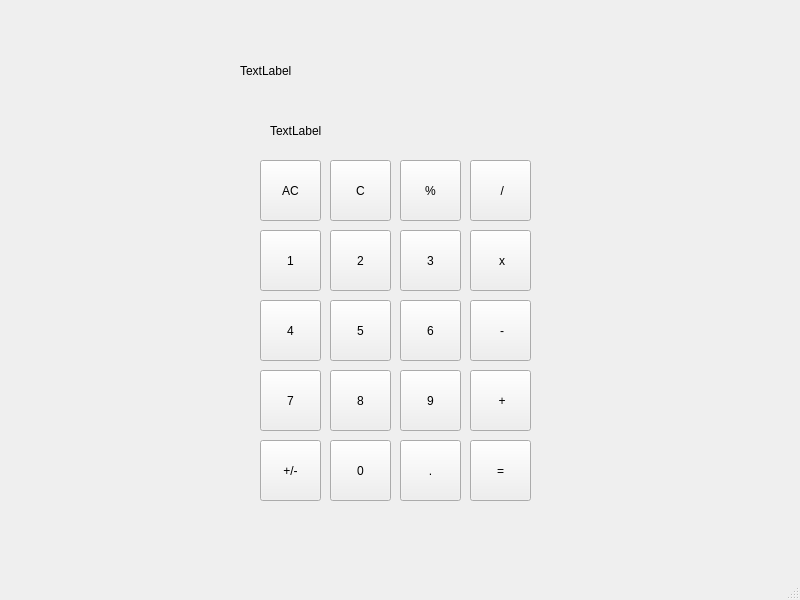
<?xml version="1.0" encoding="UTF-8"?>
<ui version="4.0">
 <class>MainWindow</class>
 <widget class="QMainWindow" name="MainWindow">
  <property name="geometry">
   <rect>
    <x>0</x>
    <y>0</y>
    <width>800</width>
    <height>600</height>
   </rect>
  </property>
  <property name="windowTitle">
   <string>MainWindow</string>
  </property>
  <widget class="QWidget" name="centralwidget">
   <widget class="QPushButton" name="pushButton_1">
    <property name="geometry">
     <rect>
      <x>260</x>
      <y>160</y>
      <width>61</width>
      <height>61</height>
     </rect>
    </property>
    <property name="text">
     <string>AC</string>
    </property>
   </widget>
   <widget class="QLabel" name="label">
    <property name="geometry">
     <rect>
      <x>240</x>
      <y>30</y>
      <width>321</width>
      <height>81</height>
     </rect>
    </property>
    <property name="text">
     <string>TextLabel</string>
    </property>
   </widget>
   <widget class="QPushButton" name="pushButton_2">
    <property name="geometry">
     <rect>
      <x>330</x>
      <y>160</y>
      <width>61</width>
      <height>61</height>
     </rect>
    </property>
    <property name="text">
     <string>C</string>
    </property>
   </widget>
   <widget class="QPushButton" name="pushButton_3">
    <property name="geometry">
     <rect>
      <x>400</x>
      <y>160</y>
      <width>61</width>
      <height>61</height>
     </rect>
    </property>
    <property name="text">
     <string>%</string>
    </property>
   </widget>
   <widget class="QPushButton" name="pushButton_4">
    <property name="geometry">
     <rect>
      <x>470</x>
      <y>160</y>
      <width>61</width>
      <height>61</height>
     </rect>
    </property>
    <property name="text">
     <string> /</string>
    </property>
   </widget>
   <widget class="QPushButton" name="pushButton_5">
    <property name="geometry">
     <rect>
      <x>260</x>
      <y>230</y>
      <width>61</width>
      <height>61</height>
     </rect>
    </property>
    <property name="text">
     <string>1</string>
    </property>
   </widget>
   <widget class="QPushButton" name="pushButton_6">
    <property name="geometry">
     <rect>
      <x>330</x>
      <y>230</y>
      <width>61</width>
      <height>61</height>
     </rect>
    </property>
    <property name="text">
     <string>2</string>
    </property>
   </widget>
   <widget class="QPushButton" name="pushButton_7">
    <property name="geometry">
     <rect>
      <x>400</x>
      <y>230</y>
      <width>61</width>
      <height>61</height>
     </rect>
    </property>
    <property name="text">
     <string>3</string>
    </property>
   </widget>
   <widget class="QPushButton" name="pushButton_8">
    <property name="geometry">
     <rect>
      <x>470</x>
      <y>230</y>
      <width>61</width>
      <height>61</height>
     </rect>
    </property>
    <property name="text">
     <string> x</string>
    </property>
   </widget>
   <widget class="QPushButton" name="pushButton_9">
    <property name="geometry">
     <rect>
      <x>260</x>
      <y>300</y>
      <width>61</width>
      <height>61</height>
     </rect>
    </property>
    <property name="text">
     <string>4</string>
    </property>
   </widget>
   <widget class="QPushButton" name="pushButton_10">
    <property name="geometry">
     <rect>
      <x>330</x>
      <y>300</y>
      <width>61</width>
      <height>61</height>
     </rect>
    </property>
    <property name="text">
     <string>5</string>
    </property>
   </widget>
   <widget class="QPushButton" name="pushButton_11">
    <property name="geometry">
     <rect>
      <x>400</x>
      <y>300</y>
      <width>61</width>
      <height>61</height>
     </rect>
    </property>
    <property name="text">
     <string>6</string>
    </property>
   </widget>
   <widget class="QPushButton" name="pushButton_12">
    <property name="geometry">
     <rect>
      <x>470</x>
      <y>300</y>
      <width>61</width>
      <height>61</height>
     </rect>
    </property>
    <property name="text">
     <string> -</string>
    </property>
   </widget>
   <widget class="QPushButton" name="pushButton_13">
    <property name="geometry">
     <rect>
      <x>260</x>
      <y>370</y>
      <width>61</width>
      <height>61</height>
     </rect>
    </property>
    <property name="text">
     <string>7</string>
    </property>
   </widget>
   <widget class="QPushButton" name="pushButton_14">
    <property name="geometry">
     <rect>
      <x>330</x>
      <y>370</y>
      <width>61</width>
      <height>61</height>
     </rect>
    </property>
    <property name="text">
     <string>8</string>
    </property>
   </widget>
   <widget class="QPushButton" name="pushButton_15">
    <property name="geometry">
     <rect>
      <x>400</x>
      <y>370</y>
      <width>61</width>
      <height>61</height>
     </rect>
    </property>
    <property name="text">
     <string>9</string>
    </property>
   </widget>
   <widget class="QPushButton" name="pushButton_16">
    <property name="geometry">
     <rect>
      <x>470</x>
      <y>370</y>
      <width>61</width>
      <height>61</height>
     </rect>
    </property>
    <property name="text">
     <string> +</string>
    </property>
   </widget>
   <widget class="QPushButton" name="pushButton_17">
    <property name="geometry">
     <rect>
      <x>260</x>
      <y>440</y>
      <width>61</width>
      <height>61</height>
     </rect>
    </property>
    <property name="text">
     <string>+/-</string>
    </property>
   </widget>
   <widget class="QPushButton" name="pushButton_18">
    <property name="geometry">
     <rect>
      <x>330</x>
      <y>440</y>
      <width>61</width>
      <height>61</height>
     </rect>
    </property>
    <property name="text">
     <string>0</string>
    </property>
   </widget>
   <widget class="QPushButton" name="pushButton_19">
    <property name="geometry">
     <rect>
      <x>400</x>
      <y>440</y>
      <width>61</width>
      <height>61</height>
     </rect>
    </property>
    <property name="text">
     <string>.</string>
    </property>
   </widget>
   <widget class="QPushButton" name="pushButton_20">
    <property name="geometry">
     <rect>
      <x>470</x>
      <y>440</y>
      <width>61</width>
      <height>61</height>
     </rect>
    </property>
    <property name="text">
     <string>=</string>
    </property>
   </widget>
   <widget class="QLabel" name="label_2">
    <property name="geometry">
     <rect>
      <x>270</x>
      <y>110</y>
      <width>261</width>
      <height>41</height>
     </rect>
    </property>
    <property name="text">
     <string>TextLabel</string>
    </property>
   </widget>
  </widget>
  <widget class="QMenuBar" name="menubar">
   <property name="geometry">
    <rect>
     <x>0</x>
     <y>0</y>
     <width>800</width>
     <height>22</height>
    </rect>
   </property>
  </widget>
  <widget class="QStatusBar" name="statusbar"/>
 </widget>
 <resources/>
 <connections/>
</ui>
